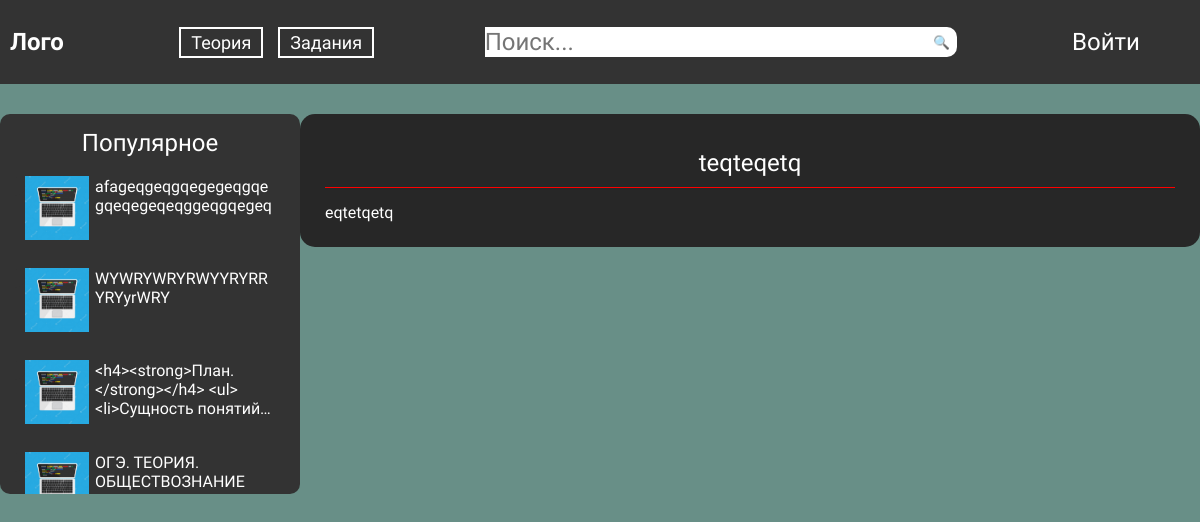
/theory/post/33/, run on the app's committed database.
### theory/models.py (models this page shows, shortened)
class TheoryPost(models.Model):
    article = models.CharField(max_length=150)
    content = RichTextField()
    published_time = models.DateTimeField(auto_now=True, auto_created=True)
    count_view = models.IntegerField(default=0)
    author = models.ForeignKey(User, on_delete=models.CASCADE)

### theory/views.py (the view)
# urls.py: path('post/<int:post_id>/', PostTheoryView.as_view(), name='postTheory'),
class PostTheoryView(DataMixin, DetailView):
    template_name = 'theory/theoryPost.html'
    pk_url_kwarg = 'post_id'
    model = TheoryPost
    context_object_name = 'post'
    def get_context_data(self, *, object_list=None, **kwargs):
        context = super().get_context_data(**kwargs)
        c_def = self.get_user_context()
        return {**c_def, **context}
    def get_object(self, queryset=None):
        obj = super(PostTheoryView, self).get_object()
        obj.count_view += 1
        obj.save()
        return super(PostTheoryView, self).get_object()

### theory/utils.py (called while the page is built)
    def get_user_context(self, **kwargs):
        context = kwargs
        context['popular'] = TheoryPost.objects.all().order_by('-count_view')[:5]
        return context

### theory/templates/theory/theoryPost.html (shortened to what this page needs)
{% extends 'theory/base.html' %}
{% block header %}
{{ block.super }}
{% endblock %}
{% block aside %}
{{ block.super }}
{% endblock %}
{% block content %}
<div class="post">
    <div class="post__header">
        {{ post.article }}
    </div>
    <div class="post__content">
        {% autoescape on %}
        {{ post.content|safe }}
        {% endautoescape %}
    </div>
</div>
{% endblock %}

### templates/inc/_aside.html (shortened to what this page needs)
{% load static %}
<div class="aside">
    <div class="aside__popular popular">
        <div class="popular__head">
            Популярное
        </div>
        {% for post in popular %}
        <a class="popularBlock" href="{% url 'postTheory' post.id %}">
            <div class="popularBlock__info info">
                <div class="info__data data">
                    <div class="data__count"><img src="{% static 'img/eye.png' %}" class="eyeCounter" alt="">
                    </div>
                </div>
                <div class="info__image">
                    <img src="{% static 'img/computer.jpg' %}" alt="Компьютер">
                </div>
            </div>
            <div class="popularBlock__article">
                {{ post.article|truncatechars:60 }}
            </div>
        </a>
        {% endfor %}
    </div>
</div>

### static/css/styles.css (style rules this page uses)
:root { --main-black: #333; --button-hover: rgb(93, 154, 6); --bg-color: #688f87; --link-hover: #9bc8ff }
html { background-color: var(--bg-color); }
* { margin: 0; padding: 0; font-family: 'Open Sans', sans-serif; box-sizing: border-box; }
.popular__head { text-align: center; color: white; font-size: 24px; margin-bottom: 10px; }
.post__header { font-size: 24px; text-align: center; padding: 10px; border-bottom: 1px solid red; margin-bottom: 15px; }
.post { border-radius: 15px; background-color: rgb(39, 39, 39); color: white; padding: 25px; word-break: break-all; }
.info__image img { width: 64px; height: 64px; margin-right: 10px; margin-top: -20px; }
.popularBlock { display: flex; margin-bottom: 5px; color: white; text-decoration: none; padding: 10px; overflow: hidden; }
.popularBlock__article { word-break: break-word; margin-left: -30px; }
.data__count { display: flex; align-items: center; justify-content: right; padding-right: 10px; transform: translateX(-100px); background-color: #333333; border-radius: 30px; width: 100px; }

### data on the page
TheoryPost: article "afageqgeqgqegegeqgqegqeqegeqeqggeqgqegeq"
TheoryPost: article "WYWRYWRYRWYYRYRRYRYyrWRY"
TheoryPost: article "<h4><strong>План.</strong></h4> <ul> <li>Сущность понятий…"
TheoryPost: article "ОГЭ. ТЕОРИЯ. ОБЩЕСТВОЗНАНИЕ"
TheoryPost: article "teqteqetq", content "eqtetqetq"
